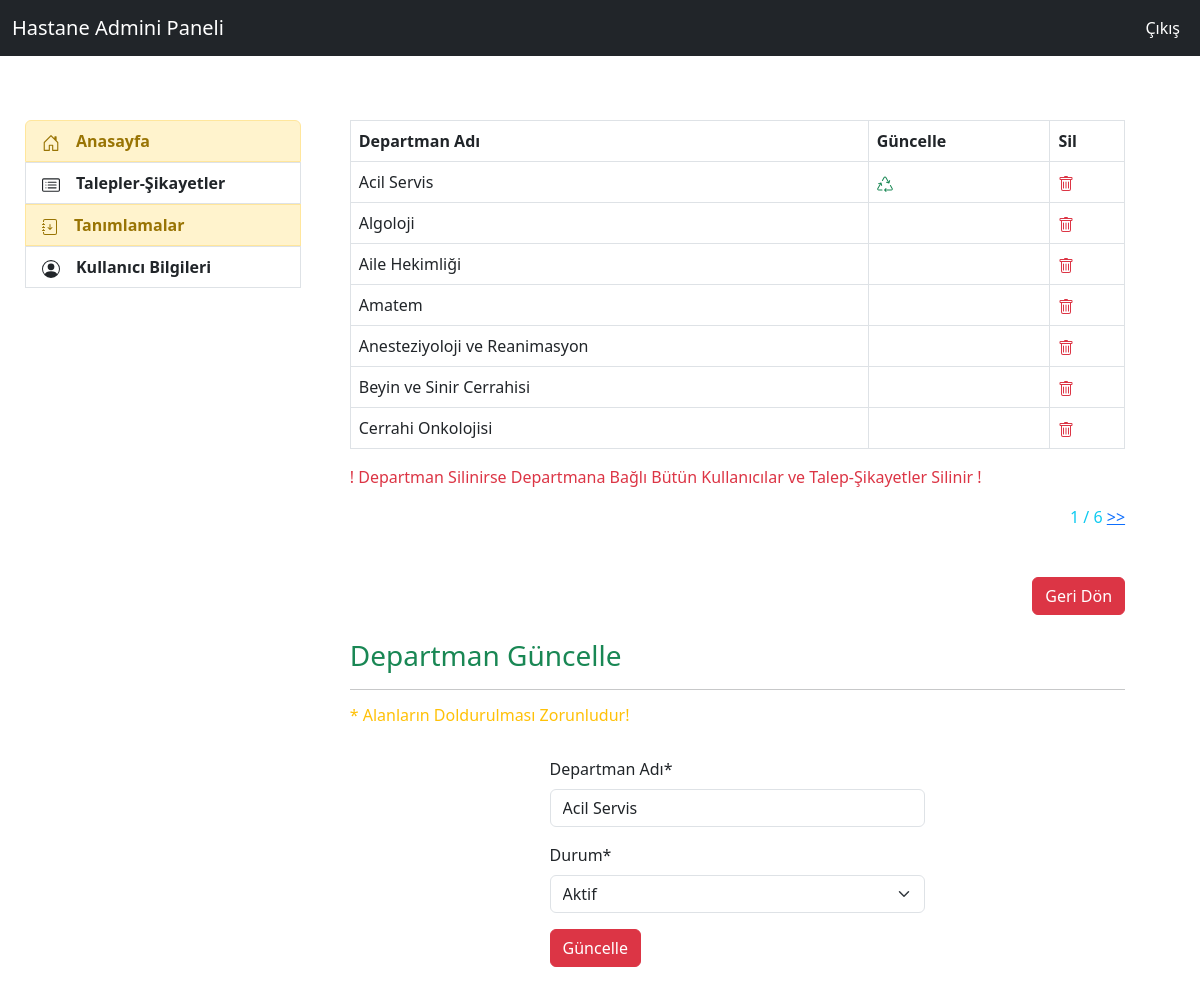
The page /feedbacks/department_update/1 (signed in) on the database its author committed.
### feedback/models.py (models this page shows, shortened)
class Department(models.Model):
    idcompany= models.ForeignKey(Company,on_delete=models.CASCADE,verbose_name="dprt_company")
    name = models.CharField(max_length=50,verbose_name="Departman Adı")
    status = models.CharField(max_length=6,verbose_name="Durum",choices=status_choices)

### feedback/views.py (the view)
# urls.py: path('department_update/<int:id>',views.department_update,name="department_update"),
@login_required(login_url="user:login")
def department_update(request,id):
    department = Department.objects.get(id=id)
    form_update = DepartmentForm(request.POST or None,instance=department)
    k_user = request.user
    d_user = UserAddProfile.objects.filter(user=k_user).first()
    hastane_id = d_user.user_company
    departments_list = Department.objects.filter(idcompany=hastane_id).order_by("id")
    paginator = Paginator(departments_list, 7)
    page = request.GET.get('sayfa')
    try:
        departments = paginator.page(page)
    except PageNotAnInteger:
        departments = paginator.page(1)
    except EmptyPage:
        departments = paginator.page(paginator.num_pages)
    context={
        "form_update":form_update,
        "department":department,
        "departments":departments,
        "id":id,
    }
    if form_update.is_valid():
        dprt = form_update.save(commit=False)
        dprt.idcompany = department.idcompany
        dprt.save()
        messages.success(request,"Departman Bilgileri Güncellendi.")
        return render(request,"admin/all_department.html",context)
    return render(request,"admin/department_update.html",context)

### feedback/forms.py
class DepartmentForm(ModelForm):
    class Meta:
        model = Department
        fields = ["name","status"]

### templates/admin/department_update.html (shortened to what this page needs)
{% extends "admin/layout.html" %}
{% block content %}
{% load crispy_forms_tags %}
{% if departments %}
<table class="table table-bordered">
  <thead class="thead-white">
    <tr>
      <th scope="col">Departman Adı</th>
      <th scope="col">Güncelle</th>
      <th scope="col">Sil</th>
    </tr>
  </thead>
  <tbody>
  {% for department in departments %}
        <tr>
            <td>{{department.name}}</td>
            {% if department.id == id %}
                    <td><a class="text-success">
                    </a></td>
            {% else %}
            <td></td>
            {% endif %}
           <td><a class="text-danger" href="{% url 'feedback:department_delete' department.id %}">
            </a></td>
        </tr>
  {% endfor %}
  </tbody>
</table>
<p class="text-danger">! Departman Silinirse Departmana Bağlı Bütün Kullanıcılar ve Talep-Şikayetler Silinir !</p>
        <div class="d-flex justify-content-end ">
            <div class="pagination">
                <span class="step-links">
                    <span class="text-info">
                        {{ departments.number }} / {{ departments.paginator.num_pages }}
                    </span>
                    {% if departments.has_next %}
                        <a class="text-primary" href="?sayfa={{ departments.next_page_number }}">>></a>
                    {% endif %}
                </span>
            </div>
        </div><br><br>
<div class="d-flex justify-content-end ">
    <a class="btn btn-danger"href="{% url 'feedback:admin_all_department' %}" >Geri Dön</a>
</div><br>
{% endif %}
    <h3 class="text-success">Departman Güncelle</h3>
    <hr>
    <h6 class="text-warning" >* Alanların Doldurulması Zorunludur!</h6><br>
        <div class="row">
            <div class = "col-md-6 offset-md-3">
                <form method="POST" >
                    {{form_update|crispy}}
                    <button type="submit" class="btn btn-danger">Güncelle</button>
                </form>
            </div>
        </div>
{% endblock %}

### rows shown on the page
Department: name "Acil Servis", status "Aktif"
Department: name "Algoloji"
Department: name "Aile Hekimliği"
Department: name "Amatem"
Department: name "Anesteziyoloji ve Reanimasyon"
Department: name "Beyin ve Sinir Cerrahisi"
Department: name "Cerrahi Onkolojisi"

### other values the page prints
{{ departments.number }} "1"
{{ departments.paginator.num_pages }} "6"
